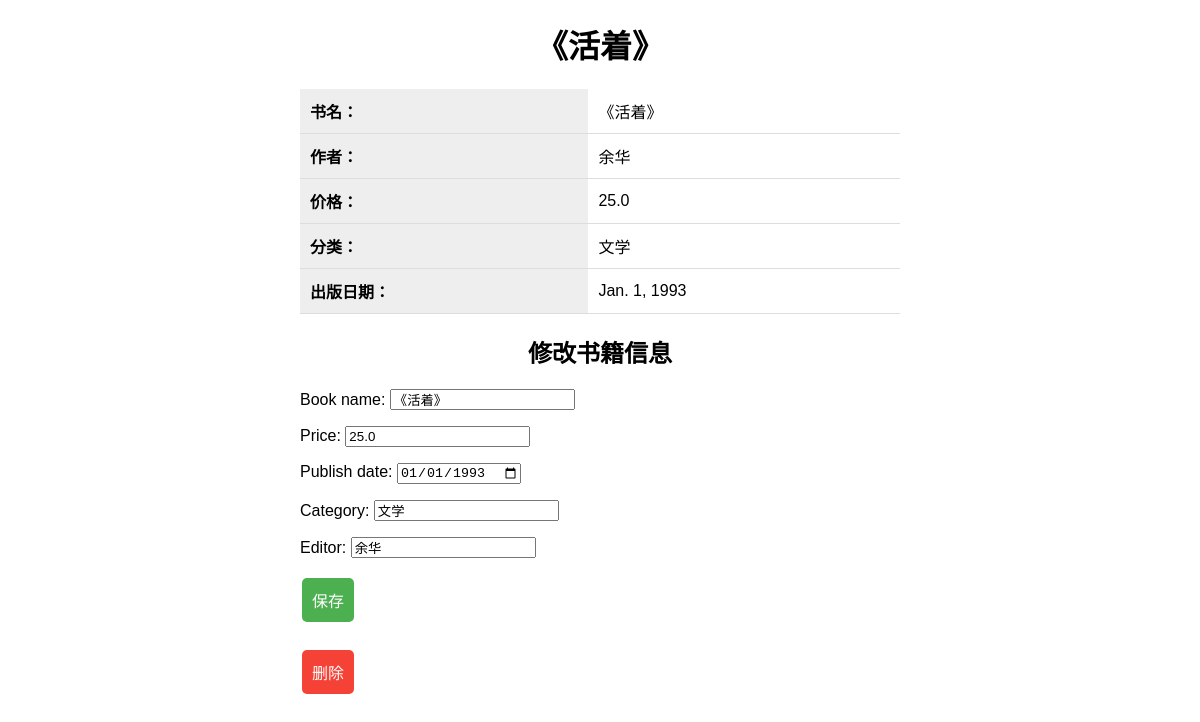
The page /book_detail/1/ on the database as committed earlier.
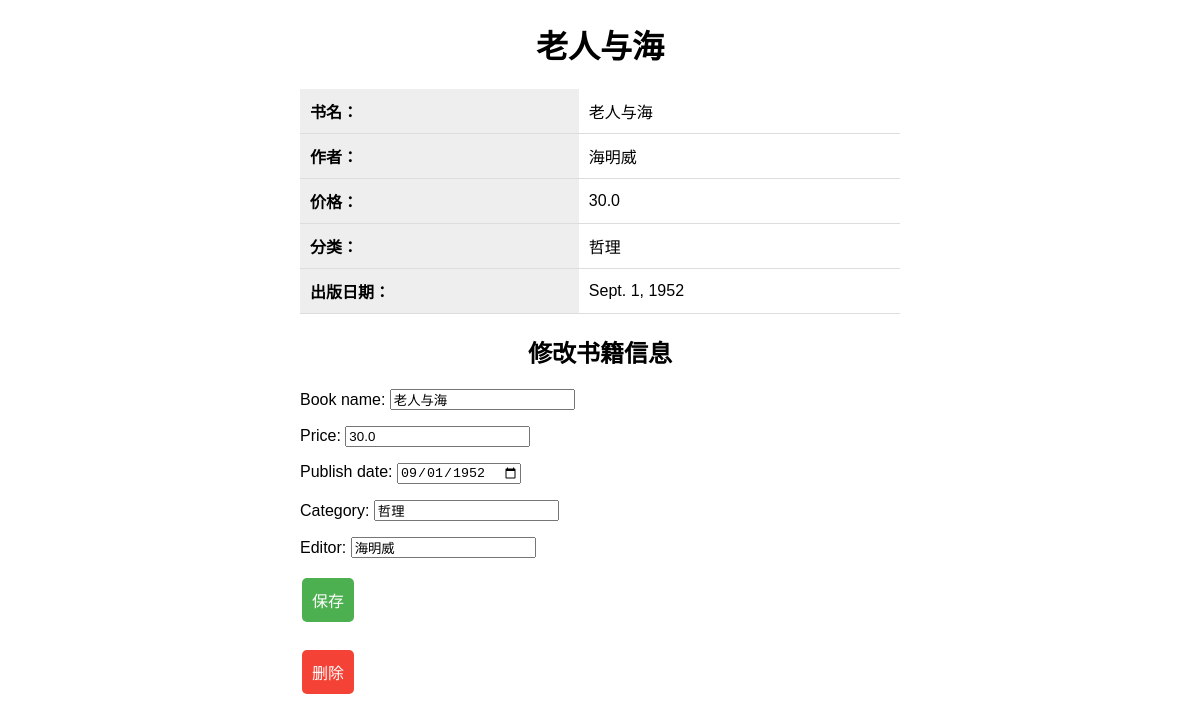
The same page on the database as committed later.
### App/models.py (models this page shows, shortened)
class Book(models.Model):
    book_id = models.AutoField(primary_key=True)
    book_name = models.CharField(max_length=100)
    price = models.FloatField()
    publish_date = models.DateField()
    category = models.CharField(max_length=50)
    editor = models.CharField(max_length=50)

### App/views.py (the view)
# urls.py: path('book_detail/<int:pk>/', views.book_detail, name='book_detail'),
def book_detail(request, pk):
    book = get_object_or_404(Book, pk=pk)
    if request.method == 'POST':
        form = BookForm(request.POST, instance=book)
        if form.is_valid():
            form.save()
            messages.success(request, '图书修改成功！')
            return redirect('main')
    else:
        form = BookForm(instance=book)
    return render(request, 'book_detail.html', {'form': form, 'book': book})

### App/forms.py
class BookForm(forms.ModelForm):
    class Meta:
        model = Book
        fields = ['book_name', 'price', 'publish_date', 'category', 'editor']
        widgets = {
            'publish_date': forms.DateInput(attrs={'type': 'date'}),
        }

### App/templates/book_detail.html (shortened to what this page needs)
<!DOCTYPE html>
<html>
<head>
</head>
<body>
<h1>{{ book.book_name }}</h1>
<table>
    <tr>
        <th>书名：</th>
        <td>{{ book.book_name }}</td>
    </tr>
    <tr>
        <th>作者：</th>
        <td>{{ book.editor }}</td>
    </tr>
    <tr>
        <th>价格：</th>
        <td>{{ book.price }}</td>
    </tr>
    <tr>
        <th>分类：</th>
        <td>{{ book.category }}</td>
    </tr>
    <tr>
        <th>出版日期：</th>
        <td>{{ book.publish_date }}</td>
    </tr>
</table>
<h2>修改书籍信息</h2>
<form method="post">
    {{ form.as_p }}
    <input type="submit" value="保存">
</form>
<form method="POST" action="{% url 'book_delete' pk=book.pk %}">
    <button type="submit" onclick="return confirmDelete()">删除</button>
</form>

Rows that differ between the two databases and show on the page:
changed Book: book_name "《活着》" → "老人与海"; editor "余华" → "海明威"; price "25.0" → "30.0"; category "文学" → "哲理"; publish_date "Jan. 1, 1993" → "Sept. 1, 1952"; publish_date "01/01/1993" → "09/01/1952"
